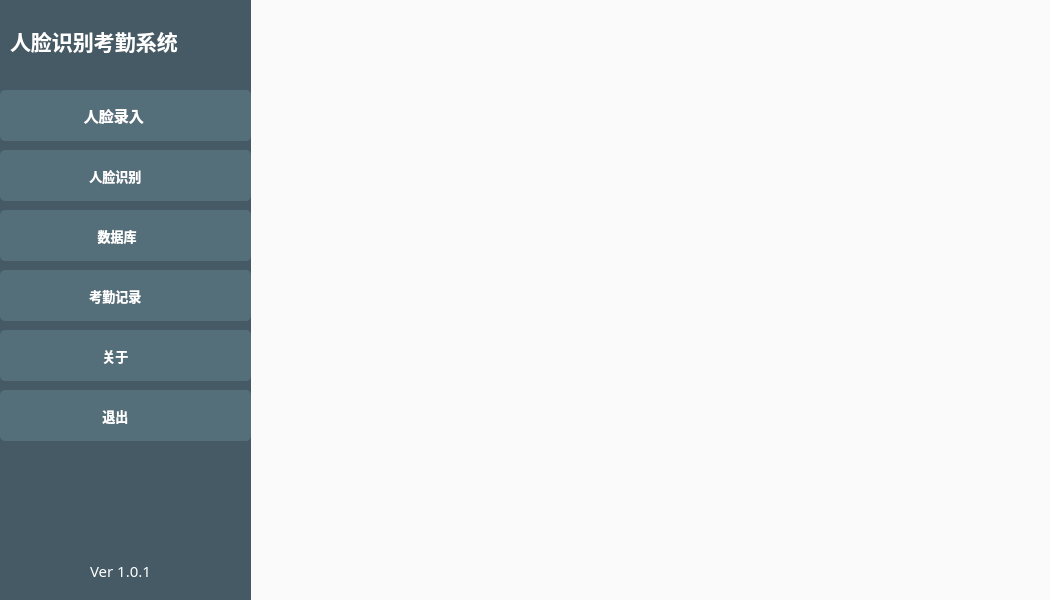
<?xml version="1.0" encoding="UTF-8"?>
<ui version="4.0">
 <class>MainWindow</class>
 <widget class="QMainWindow" name="MainWindow">
  <property name="geometry">
   <rect>
    <x>0</x>
    <y>0</y>
    <width>1050</width>
    <height>600</height>
   </rect>
  </property>
  <property name="windowTitle">
   <string>人脸识别考勤系统</string>
  </property>
  <property name="styleSheet">
   <string notr="true">background-color: rgb(250, 250, 250);</string>
  </property>
  <widget class="QWidget" name="centralwidget">
   <widget class="QWidget" name="verticalLayoutWidget">
    <property name="geometry">
     <rect>
      <x>250</x>
      <y>0</y>
      <width>801</width>
      <height>601</height>
     </rect>
    </property>
    <layout class="QVBoxLayout" name="verticalLayout"/>
   </widget>
   <widget class="QLabel" name="label_12">
    <property name="geometry">
     <rect>
      <x>0</x>
      <y>0</y>
      <width>251</width>
      <height>601</height>
     </rect>
    </property>
    <property name="font">
     <font>
      <family>Roboto</family>
      <pointsize>10</pointsize>
      <weight>75</weight>
      <bold>true</bold>
     </font>
    </property>
    <property name="styleSheet">
     <string notr="true">background-color: rgb(69, 90, 100);
color: rgb(255, 255, 255);
</string>
    </property>
    <property name="text">
     <string/>
    </property>
    <property name="alignment">
     <set>Qt::AlignCenter</set>
    </property>
   </widget>
   <widget class="QPushButton" name="pushButton_register">
    <property name="geometry">
     <rect>
      <x>0</x>
      <y>90</y>
      <width>251</width>
      <height>51</height>
     </rect>
    </property>
    <property name="sizePolicy">
     <sizepolicy hsizetype="Expanding" vsizetype="Expanding">
      <horstretch>0</horstretch>
      <verstretch>0</verstretch>
     </sizepolicy>
    </property>
    <property name="font">
     <font>
      <family>等线</family>
      <pointsize>11</pointsize>
      <weight>75</weight>
      <bold>true</bold>
     </font>
    </property>
    <property name="styleSheet">
     <string notr="true">
QPushButton
{
    
	background-color: rgb(84, 110, 122);

    border-radius:5px;
   
	
	color: rgb(255, 255, 255);
}


QPushButton:hover
{
   
	background-color: rgb(127, 154, 167);

    border-radius:5px;
   
	
	color: rgb(255, 255, 255);
}

QPushButton:hover:pressed
{
    background-color:rgb(85,170,255);
    border:2px solid #3C80B1;
    border-radius:5px;
    color:white;
}</string>
    </property>
    <property name="text">
     <string>  人脸录入        </string>
    </property>
    <property name="icon">
     <iconset>
      <normaloff>:/icon/pic/添加用户.png</normaloff>:/icon/pic/添加用户.png</iconset>
    </property>
    <property name="iconSize">
     <size>
      <width>30</width>
      <height>30</height>
     </size>
    </property>
   </widget>
   <widget class="QPushButton" name="pushButton_checkin">
    <property name="geometry">
     <rect>
      <x>0</x>
      <y>150</y>
      <width>251</width>
      <height>51</height>
     </rect>
    </property>
    <property name="sizePolicy">
     <sizepolicy hsizetype="Expanding" vsizetype="Expanding">
      <horstretch>0</horstretch>
      <verstretch>0</verstretch>
     </sizepolicy>
    </property>
    <property name="font">
     <font>
      <family>等线</family>
      <pointsize>10</pointsize>
      <weight>75</weight>
      <bold>true</bold>
     </font>
    </property>
    <property name="styleSheet">
     <string notr="true">
QPushButton
{
    
	background-color: rgb(84, 110, 122);

    border-radius:5px;
   
	
	color: rgb(255, 255, 255);
}


QPushButton:hover
{
   
	background-color: rgb(127, 154, 167);

    border-radius:5px;
   
	
	color: rgb(255, 255, 255);
}

QPushButton:hover:pressed
{
    background-color:rgb(85,170,255);
    border:2px solid #3C80B1;
    border-radius:5px;
    color:white;
}</string>
    </property>
    <property name="text">
     <string>  人脸识别        </string>
    </property>
    <property name="icon">
     <iconset resource="resource.qrc">
      <normaloff>:/icon/pic/checkin.png</normaloff>:/icon/pic/checkin.png</iconset>
    </property>
    <property name="iconSize">
     <size>
      <width>30</width>
      <height>30</height>
     </size>
    </property>
   </widget>
   <widget class="QLabel" name="label_8">
    <property name="geometry">
     <rect>
      <x>10</x>
      <y>20</y>
      <width>241</width>
      <height>41</height>
     </rect>
    </property>
    <property name="font">
     <font>
      <family>等线</family>
      <pointsize>16</pointsize>
      <weight>75</weight>
      <bold>true</bold>
     </font>
    </property>
    <property name="styleSheet">
     <string notr="true">background-color: rgb(69, 90, 100);
color: rgb(255, 255, 255);</string>
    </property>
    <property name="text">
     <string>人脸识别考勤系统</string>
    </property>
   </widget>
   <widget class="QPushButton" name="pushButton_exit">
    <property name="geometry">
     <rect>
      <x>0</x>
      <y>390</y>
      <width>251</width>
      <height>51</height>
     </rect>
    </property>
    <property name="sizePolicy">
     <sizepolicy hsizetype="Expanding" vsizetype="Expanding">
      <horstretch>0</horstretch>
      <verstretch>0</verstretch>
     </sizepolicy>
    </property>
    <property name="font">
     <font>
      <family>等线</family>
      <pointsize>10</pointsize>
      <weight>75</weight>
      <bold>true</bold>
     </font>
    </property>
    <property name="styleSheet">
     <string notr="true">
QPushButton
{
    
	background-color: rgb(84, 110, 122);

    border-radius:5px;
   
	
	color: rgb(255, 255, 255);
}


QPushButton:hover
{
   
	background-color: rgb(127, 154, 167);

    border-radius:5px;
   
	
	color: rgb(255, 255, 255);
}

QPushButton:hover:pressed
{
    background-color:rgb(85,170,255);
    border:2px solid #3C80B1;
    border-radius:5px;
    color:white;
}</string>
    </property>
    <property name="text">
     <string>      退出            </string>
    </property>
    <property name="icon">
     <iconset resource="resource.qrc">
      <normaloff>:/icon/pic/exit.png</normaloff>:/icon/pic/exit.png</iconset>
    </property>
    <property name="iconSize">
     <size>
      <width>30</width>
      <height>30</height>
     </size>
    </property>
   </widget>
   <widget class="QLabel" name="label_9">
    <property name="geometry">
     <rect>
      <x>90</x>
      <y>550</y>
      <width>71</width>
      <height>41</height>
     </rect>
    </property>
    <property name="font">
     <font>
      <family>等线</family>
      <pointsize>11</pointsize>
      <weight>50</weight>
      <bold>false</bold>
     </font>
    </property>
    <property name="styleSheet">
     <string notr="true">background-color: rgb(69, 90, 100);
color: rgb(255, 255, 255);</string>
    </property>
    <property name="text">
     <string>Ver 1.0.1</string>
    </property>
   </widget>
   <widget class="QPushButton" name="pushButton_face_record">
    <property name="geometry">
     <rect>
      <x>0</x>
      <y>210</y>
      <width>251</width>
      <height>51</height>
     </rect>
    </property>
    <property name="sizePolicy">
     <sizepolicy hsizetype="Expanding" vsizetype="Expanding">
      <horstretch>0</horstretch>
      <verstretch>0</verstretch>
     </sizepolicy>
    </property>
    <property name="font">
     <font>
      <family>等线</family>
      <pointsize>10</pointsize>
      <weight>75</weight>
      <bold>true</bold>
     </font>
    </property>
    <property name="styleSheet">
     <string notr="true">
QPushButton
{
    
	background-color: rgb(84, 110, 122);

    border-radius:5px;
   
	
	color: rgb(255, 255, 255);
}


QPushButton:hover
{
   
	background-color: rgb(127, 154, 167);

    border-radius:5px;
   
	
	color: rgb(255, 255, 255);
}

QPushButton:hover:pressed
{
    background-color:rgb(85,170,255);
    border:2px solid #3C80B1;
    border-radius:5px;
    color:white;
}</string>
    </property>
    <property name="text">
     <string>    数据库         </string>
    </property>
    <property name="icon">
     <iconset resource="resource.qrc">
      <normaloff>:/icon/pic/facerecord.png</normaloff>:/icon/pic/facerecord.png</iconset>
    </property>
    <property name="iconSize">
     <size>
      <width>30</width>
      <height>30</height>
     </size>
    </property>
   </widget>
   <widget class="QPushButton" name="pushButton_checkin_record">
    <property name="geometry">
     <rect>
      <x>0</x>
      <y>270</y>
      <width>251</width>
      <height>51</height>
     </rect>
    </property>
    <property name="sizePolicy">
     <sizepolicy hsizetype="Expanding" vsizetype="Expanding">
      <horstretch>0</horstretch>
      <verstretch>0</verstretch>
     </sizepolicy>
    </property>
    <property name="font">
     <font>
      <family>等线</family>
      <pointsize>10</pointsize>
      <weight>75</weight>
      <bold>true</bold>
     </font>
    </property>
    <property name="styleSheet">
     <string notr="true">
QPushButton
{
    
	background-color: rgb(84, 110, 122);

    border-radius:5px;
   
	
	color: rgb(255, 255, 255);
}


QPushButton:hover
{
   
	background-color: rgb(127, 154, 167);

    border-radius:5px;
   
	
	color: rgb(255, 255, 255);
}

QPushButton:hover:pressed
{
    background-color:rgb(85,170,255);
    border:2px solid #3C80B1;
    border-radius:5px;
    color:white;
}</string>
    </property>
    <property name="text">
     <string>  考勤记录        </string>
    </property>
    <property name="icon">
     <iconset resource="resource.qrc">
      <normaloff>:/icon/pic/checkinrecord.png</normaloff>:/icon/pic/checkinrecord.png</iconset>
    </property>
    <property name="iconSize">
     <size>
      <width>30</width>
      <height>30</height>
     </size>
    </property>
   </widget>
   <widget class="QLabel" name="label_logo">
    <property name="geometry">
     <rect>
      <x>400</x>
      <y>80</y>
      <width>521</width>
      <height>441</height>
     </rect>
    </property>
    <property name="styleSheet">
     <string notr="true">border-image: url(:/icon/pic/logoface_3.png);</string>
    </property>
    <property name="text">
     <string/>
    </property>
   </widget>
   <widget class="QPushButton" name="pushButton_about">
    <property name="geometry">
     <rect>
      <x>0</x>
      <y>330</y>
      <width>251</width>
      <height>51</height>
     </rect>
    </property>
    <property name="sizePolicy">
     <sizepolicy hsizetype="Expanding" vsizetype="Expanding">
      <horstretch>0</horstretch>
      <verstretch>0</verstretch>
     </sizepolicy>
    </property>
    <property name="font">
     <font>
      <family>等线</family>
      <pointsize>10</pointsize>
      <weight>75</weight>
      <bold>true</bold>
     </font>
    </property>
    <property name="styleSheet">
     <string notr="true">
QPushButton
{
    
	background-color: rgb(84, 110, 122);

    border-radius:5px;
   
	
	color: rgb(255, 255, 255);
}


QPushButton:hover
{
   
	background-color: rgb(127, 154, 167);

    border-radius:5px;
   
	
	color: rgb(255, 255, 255);
}

QPushButton:hover:pressed
{
    background-color:rgb(85,170,255);
    border:2px solid #3C80B1;
    border-radius:5px;
    color:white;
}</string>
    </property>
    <property name="text">
     <string>      关于            </string>
    </property>
    <property name="icon">
     <iconset resource="resource.qrc">
      <normaloff>:/icon/pic/about.png</normaloff>:/icon/pic/about.png</iconset>
    </property>
    <property name="iconSize">
     <size>
      <width>30</width>
      <height>30</height>
     </size>
    </property>
   </widget>
  </widget>
 </widget>
 <resources>
  <include location="resource.qrc"/>
 </resources>
 <connections/>
</ui>
